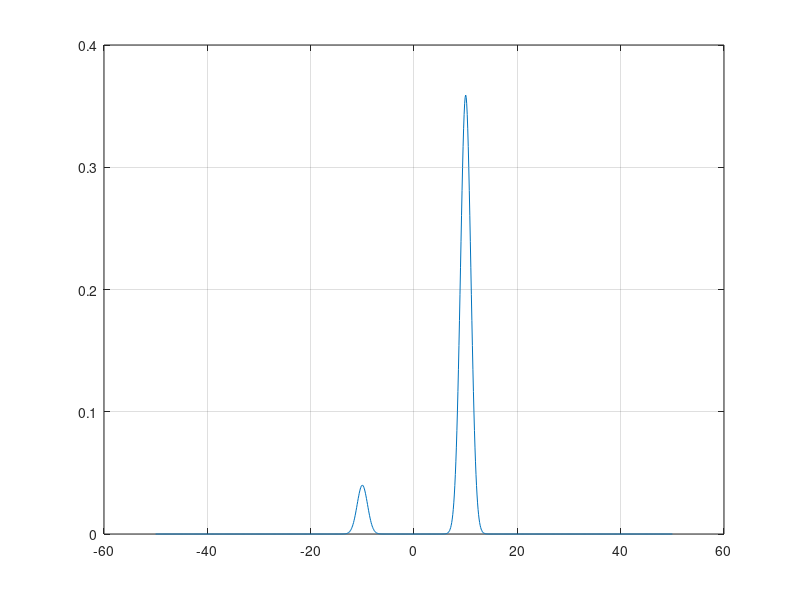

This chart was generated by the following MATLAB code: (Note: this script raises an error after producing the figure.)
%% create a gaussian mixture using gm function
% parameters
mu = [-10;10];
sigma = reshape([1,1],1,1,2);
p = [0.1,0.9];
gm = gmdistribution(mu,sigma,p);
% plot
x = (-50:0.1:50).';
plot(x,pdf(gm,x)),grid

%% create random numbers using randn()
sigma1 = 1;
sigma2 = 10;
mu1 = 8;
mu2 = -8;
mu = [mu1;mu1+mu2];
sigma = reshape([sigma1,sigma1+sigma2],1,1,2);
p = 0.5;
p1 = [1-p,p];
gm = gmdistribution(mu,sigma,p1);
tiledlayout(1,3)
for ii = 1:5000
    X = randn()*sqrt(sigma1) + mu1;
    Y = randn()*sqrt(sigma2) + mu2;
    b = (rand>=1-p);
    Z = X + b*Y;
    l1(ii) = Z;
end
x = (-50:0.1:50).';
nexttile
histogram(l1,'Normalization','pdf')
hold on 
plot(x,pdf(gm,x),"LineWidth",1.5)

sigma1 = 1;
sigma2 = 10;
mu1 = 6;
mu2 = -6;
mu = [mu1;mu1+mu2];
sigma = reshape([sigma1,sigma1+sigma2],1,1,2);
p = 0.5;
p1 = [1-p,p];
gm = gmdistribution(mu,sigma,p1);

for ii = 1:5000
    X = randn()*sqrt(sigma1) + mu1;
    Y = randn()*sqrt(sigma2) + mu2;
    b = (rand>=1-p);
    Z = X + b*Y;
    l1(ii) = Z;
end
nexttile
histogram(l1,'Normalization','pdf')
hold on 
plot(x,pdf(gm,x),"LineWidth",1.5)


sigma1 = 1;
sigma2 = 10;
mu1 = 4;
mu2 = -4;
mu = [mu1;mu1+mu2];
sigma = reshape([sigma1,sigma1+sigma2],1,1,2);
p = 0.5;
p1 = [1-p,p];
gm = gmdistribution(mu,sigma,p1);

for ii = 1:5000
    X = randn()*sqrt(sigma1) + mu1;
    Y = randn()*sqrt(sigma2) + mu2;
    b = (rand>=1-p);
    Z = X + b*Y;
    l1(ii) = Z;
end
nexttile
histogram(l1,'Normalization','pdf')
hold on 
plot(x,pdf(gm,x),"LineWidth",1.5)

%% group 
n = 2;
for ii = 1:1000
    for jj = 1:n
        X = randn()*sqrt(sigma1) + mu1;
        Y = randn()*sqrt(sigma2) + mu2;
        b = (rand>=1-p);
        Z = X + b*Y;
        l2(ii,jj) = Z;
    end
end
mu = mu1 + p*mu2;
sigma = sigma1 + p*sigma2 + p*(1-p)*mu2*mu2;
s = sum(l2,2);
for kk = 1:1000
    u(kk) = (s(kk) - n*mu)/sqrt(n*sigma) ;
end
tiledlayout(3,3)
nexttile
histogram(u,'Normalization','pdf')
n = 3;
for ii = 1:1000
    for jj = 1:n
        X = randn()*sqrt(sigma1) + mu1;
        Y = randn()*sqrt(sigma2) + mu2;
        b = (rand>=1-p);
        Z = X + b*Y;
        l2(ii,jj) = Z;
    end
end
mu = mu1 + p*mu2;
sigma = sigma1 + p*sigma2 + p*(1-p)*mu2*mu2;
s = sum(l2,2);
for kk = 1:1000
    u(kk) = (s(kk) - n*mu)/sqrt(n*sigma) ;
end
nexttile
histogram(u,'Normalization','pdf')
n = 4;
for ii = 1:1000
    for jj = 1:n
        X = randn()*sqrt(sigma1) + mu1;
        Y = randn()*sqrt(sigma2) + mu2;
        b = (rand>=1-p);
        Z = X + b*Y;
        l2(ii,jj) = Z;
    end
end
mu = mu1 + p*mu2;
sigma = sigma1 + p*sigma2 + p*(1-p)*mu2*mu2;
s = sum(l2,2);
for kk = 1:1000
    u(kk) = (s(kk) - n*mu)/sqrt(n*sigma) ;
end
nexttile
histogram(u,'Normalization','pdf')
n = 5;
for ii = 1:1000
    for jj = 1:n
        X = randn()*sqrt(sigma1) + mu1;
        Y = randn()*sqrt(sigma2) + mu2;
        b = (rand>=1-p);
        Z = X + b*Y;
        l2(ii,jj) = Z;
    end
end
mu = mu1 + p*mu2;
sigma = sigma1 + p*sigma2 + p*(1-p)*mu2*mu2;
s = sum(l2,2);
for kk = 1:1000
    u(kk) = (s(kk) - n*mu)/sqrt(n*sigma) ;
end
nexttile
histogram(u,'Normalization','pdf')
n = 10;
for ii = 1:1000
    for jj = 1:n
        X = randn()*sqrt(sigma1) + mu1;
        Y = randn()*sqrt(sigma2) + mu2;
        b = (rand>=1-p);
        Z = X + b*Y;
        l2(ii,jj) = Z;
    end
end
mu = mu1 + p*mu2;
sigma = sigma1 + p*sigma2 + p*(1-p)*mu2*mu2;
s = sum(l2,2);
for kk = 1:1000
    u(kk) = (s(kk) - n*mu)/sqrt(n*sigma) ;
end
nexttile
histogram(u,'Normalization','pdf')
n = 20;
for ii = 1:1000
    for jj = 1:n
        X = randn()*sqrt(sigma1) + mu1;
        Y = randn()*sqrt(sigma2) + mu2;
        b = (rand>=1-p);
        Z = X + b*Y;
        l2(ii,jj) = Z;
    end
end
mu = mu1 + p*mu2;
sigma = sigma1 + p*sigma2 + p*(1-p)*mu2*mu2;
s = sum(l2,2);
for kk = 1:1000
    u(kk) = (s(kk) - n*mu)/sqrt(n*sigma) ;
end
nexttile
histogram(u,'Normalization','pdf')
n = 50;
for ii = 1:1000
    for jj = 1:n
        X = randn()*sqrt(sigma1) + mu1;
        Y = randn()*sqrt(sigma2) + mu2;
        b = (rand>=1-p);
        Z = X + b*Y;
        l2(ii,jj) = Z;
    end
end
mu = mu1 + p*mu2;
sigma = sigma1 + p*sigma2 + p*(1-p)*mu2*mu2;
s = sum(l2,2);
for kk = 1:1000
    u(kk) = (s(kk) - n*mu)/sqrt(n*sigma) ;
end
nexttile
histogram(u,'Normalization','pdf')
n = 100;
for ii = 1:1000
    for jj = 1:n
        X = randn()*sqrt(sigma1) + mu1;
        Y = randn()*sqrt(sigma2) + mu2;
        b = (rand>=1-p);
        Z = X + b*Y;
        l2(ii,jj) = Z;
    end
end
mu = mu1 + p*mu2;
sigma = sigma1 + p*sigma2 + p*(1-p)*mu2*mu2;
s = sum(l2,2);
for kk = 1:1000
    u(kk) = (s(kk) - n*mu)/sqrt(n*sigma) ;
end
nexttile
histogram(u,'Normalization','pdf')

n = 5000;
for ii = 1:1000
    for jj = 1:n
        X = randn()*sqrt(sigma1) + mu1;
        Y = randn()*sqrt(sigma2) + mu2;
        b = (rand>=1-p);
        Z = X + b*Y;
        l2(ii,jj) = Z;
    end
end
mu = mu1 + p*mu2;
sigma = sigma1 + p*sigma2 + p*(1-p)*mu2*mu2;
s = sum(l2,2);
for kk = 1:1000
    u(kk) = (s(kk) - n*mu)/sqrt(n*sigma) ;
end
nexttile
histogram(u,'Normalization','pdf')
%% get figures
clear; clc;
fig(1) = open('Dmu5.fig');
fig(2) = open('Dmu6.fig');

for i = 1:2
    ax(i) = get(fig(i),'CurrentAxes');
end

figure
for iloop = 1:2
    subplot(2,:,iloop)                                                    
    axChildren = get(ax(iloop),'Children');                                     
    copyobj(axChildren, gca);                                              
end


